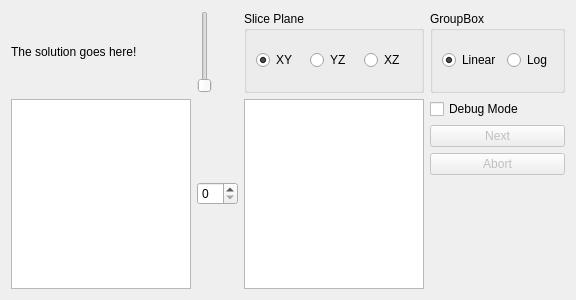
<?xml version="1.0" encoding="UTF-8"?>
<ui version="4.0">
 <class>OutputDialog</class>
 <widget class="QDialog" name="OutputDialog">
  <property name="geometry">
   <rect>
    <x>0</x>
    <y>0</y>
    <width>576</width>
    <height>300</height>
   </rect>
  </property>
  <property name="windowTitle">
   <string>Dialog</string>
  </property>
  <layout class="QGridLayout" name="gridLayout">
   <item row="0" column="0">
    <widget class="QLabel" name="label">
     <property name="text">
      <string>The solution goes here!</string>
     </property>
    </widget>
   </item>
   <item row="1" column="0">
    <widget class="ZoomablePannableGraphicsView" name="graphicsView"/>
   </item>
   <item row="1" column="2">
    <widget class="QListView" name="listView"/>
   </item>
   <item row="0" column="2">
    <widget class="QGroupBox" name="groupBox">
     <property name="title">
      <string>Slice Plane</string>
     </property>
     <layout class="QHBoxLayout" name="horizontalLayout">
      <item>
       <widget class="QRadioButton" name="xyRadioButton">
        <property name="text">
         <string>XY</string>
        </property>
        <property name="checked">
         <bool>true</bool>
        </property>
       </widget>
      </item>
      <item>
       <widget class="QRadioButton" name="yzRadioButton">
        <property name="text">
         <string>YZ</string>
        </property>
       </widget>
      </item>
      <item>
       <widget class="QRadioButton" name="xzRadioButton">
        <property name="text">
         <string>XZ</string>
        </property>
       </widget>
      </item>
     </layout>
    </widget>
   </item>
   <item row="0" column="1">
    <widget class="QSlider" name="sliceVerticalSlider">
     <property name="orientation">
      <enum>Qt::Vertical</enum>
     </property>
    </widget>
   </item>
   <item row="1" column="1">
    <widget class="QSpinBox" name="sliceSpinBox"/>
   </item>
   <item row="0" column="3">
    <widget class="QGroupBox" name="groupBox_2">
     <property name="title">
      <string>GroupBox</string>
     </property>
     <layout class="QHBoxLayout" name="horizontalLayout_2">
      <item>
       <widget class="QRadioButton" name="linearInterpRadioButton">
        <property name="text">
         <string>Linear</string>
        </property>
        <property name="checked">
         <bool>true</bool>
        </property>
       </widget>
      </item>
      <item>
       <widget class="QRadioButton" name="logInterpRadioButton">
        <property name="text">
         <string>Log</string>
        </property>
       </widget>
      </item>
     </layout>
    </widget>
   </item>
   <item row="1" column="3">
    <layout class="QVBoxLayout" name="verticalLayout">
     <item>
      <widget class="QCheckBox" name="debugModeCheckBox">
       <property name="text">
        <string>Debug Mode</string>
       </property>
      </widget>
     </item>
     <item>
      <widget class="QPushButton" name="debugNextPushButton">
       <property name="enabled">
        <bool>false</bool>
       </property>
       <property name="text">
        <string>Next</string>
       </property>
      </widget>
     </item>
     <item>
      <widget class="QPushButton" name="debugAbortPushButton">
       <property name="enabled">
        <bool>false</bool>
       </property>
       <property name="text">
        <string>Abort</string>
       </property>
      </widget>
     </item>
     <item>
      <spacer name="verticalSpacer">
       <property name="orientation">
        <enum>Qt::Vertical</enum>
       </property>
       <property name="sizeHint" stdset="0">
        <size>
         <width>20</width>
         <height>40</height>
        </size>
       </property>
      </spacer>
     </item>
    </layout>
   </item>
  </layout>
 </widget>
 <customwidgets>
  <customwidget>
   <class>ZoomablePannableGraphicsView</class>
   <extends>QGraphicsView</extends>
   <header>zoomablepannablegraphicsview.h</header>
  </customwidget>
 </customwidgets>
 <resources/>
 <connections/>
</ui>
